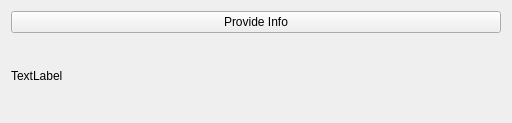
<?xml version="1.0" encoding="UTF-8"?>
<ui version="4.0">
 <class>Widget</class>
 <widget class="QWidget" name="Widget">
  <property name="geometry">
   <rect>
    <x>0</x>
    <y>0</y>
    <width>512</width>
    <height>123</height>
   </rect>
  </property>
  <property name="windowTitle">
   <string>Widget</string>
  </property>
  <layout class="QVBoxLayout" name="verticalLayout">
   <item>
    <widget class="QPushButton" name="provideInfoButton">
     <property name="text">
      <string>Provide Info</string>
     </property>
    </widget>
   </item>
   <item>
    <widget class="QLabel" name="infoLabel">
     <property name="text">
      <string>TextLabel</string>
     </property>
    </widget>
   </item>
  </layout>
 </widget>
 <resources/>
 <connections/>
</ui>
